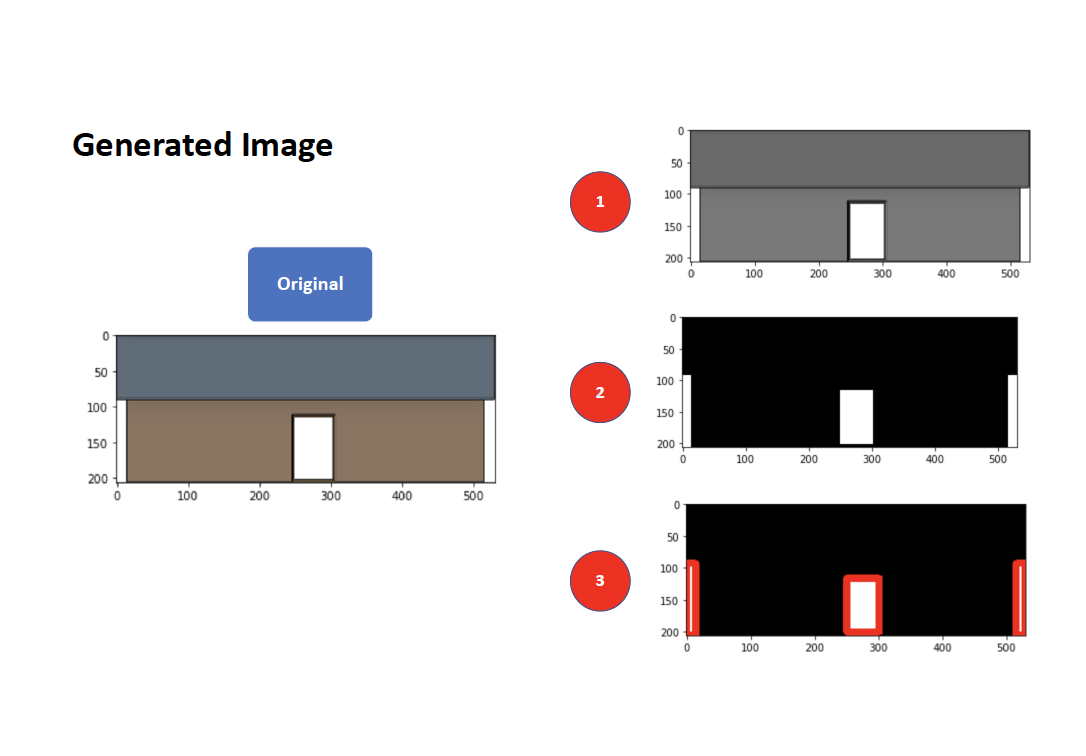
#> input picture visualizations/generated_img_process.png, 1086 x 756 px
$ python -i Feature_Extractor_generated.py   (imports and definitions only)
#> lines starting #> are read from the running program, lines starting #| are printed output that depends on the picture; after the words box and inside, x2 and y2 are one past the last pixel; in counts of white or black regions, pixels touching at a corner belong together
#> further down, picture is the input picture: shape (756, 1086, 3); mean B, G, R 207.3, 206.9, 209.3
# Import packages
import numpy as np
import pandas as pd
import cv2
import math

class Feature_Extractor:
    # class defines feature extraction methods for extracting features out of an image
    def __init__(self, threshold = 200, line_margin = 15, roof_margin = 10, corner_margin = 5):
        self.threshold = threshold
        self.line_margin = line_margin
        self.roof_margin = roof_margin
        self.corner_margin = corner_margin

    def img_width(self, img):
        return img.shape[1]

    def img_height(self, img):
        return img.shape[0]

    def count_level(self, img):
        # Function that counts the number of floors
        # Convert img to grayscale
        gray=cv2.cvtColor(img,cv2.COLOR_BGR2GRAY)

        # Get shape
        shape = gray.shape

        # Get width of the image
        width = shape[1]

        # Detect edges
        edges = cv2.Canny(gray, 80, 120)

        #HoughLinesP returns an array of (rho, theta) values.
        #rho is measured in pixels and theta is measured in radians

        # Detect lines representing the floors which are longer than 80% of the width of the building
        lines = cv2.HoughLinesP(edges, rho = 1, theta = math.pi/2, minLineLength = 0.8*width, threshold = 1, maxLineGap = 3)

        flags = [0]
        if (type(lines) != type(None)):
            lines.tolist()

            # Delete repeated lines and line detected from the roof (we only need floor lines to count the number of floors)

            flags = [0]*len(lines)  # flags will mark the redundant lines as 1, lines we need as 0
            for i in range(len(lines)):
                for j in range(len(lines)):
                    if j < i and (abs(lines[i][0][1]-lines[j][0][1]) < self.line_margin):  # detect lines very close to each other
                        flags[j] = 1
                if abs(lines[i][0][1]-0) < self.roof_margin:  # roof lines: y Coordinate -> 0
                    flags[i] = 1
        counter = 0
        for i in range(len(flags)):
            if flags[i] == 0:
                counter += 1
        return counter

    # [104 lines left out: functions count_openings, fraction_area, fraction_width, not called in this run]

    def avg_fraction_width(self, img):
        # Function that calculates proportion of sum of all windows' widths (divided by the number of floors)
        # to the overall length of building

        gray = cv2.cvtColor(img, cv2.COLOR_BGR2GRAY)
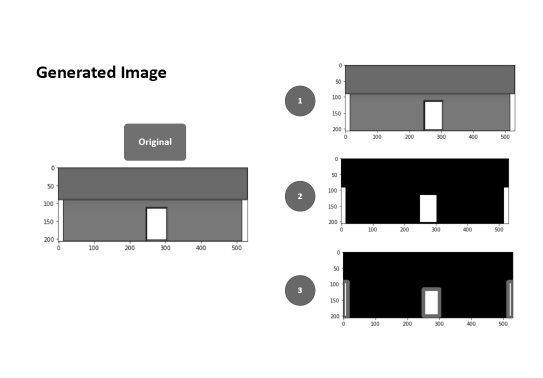
#> gray: shape (756, 1086) (shown at 1/2 size); min 0, max 255, mean 207.6
        height = gray.shape[0]
        width = gray.shape[1]

        # threshold optimized (via hit and trial) for the generated images
        ret, thresh = cv2.threshold(gray, self.threshold, 255, 0)
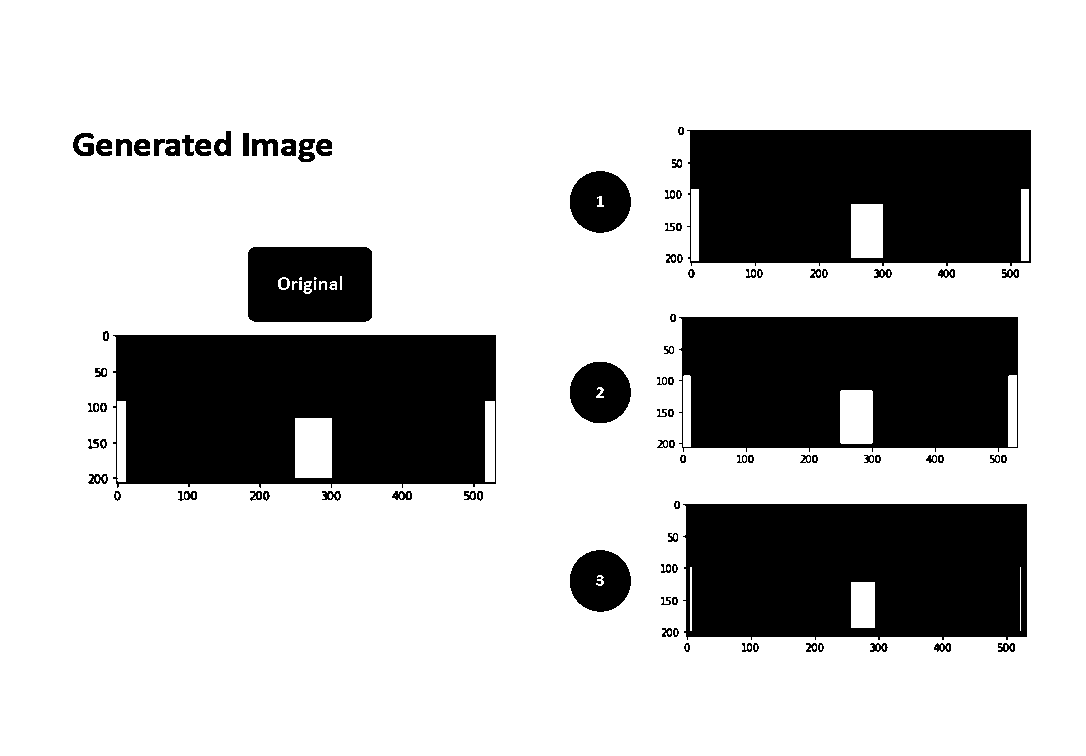
#> thresh: shape (756, 1086); 75.1% white; 92 black regions (3 under 20 px)
#> ret = 200

        # Contours is a tree of lists of points which describe each contour
        contours, h = cv2.findContours(thresh, cv2.RETR_TREE, cv2.CHAIN_APPROX_SIMPLE)
#> contours = 207 contours, 94 with area under 20; largest, box (x1, y1, x2, y2) and area: (0, 0, 1086, 756) 819175, (112, 334, 497, 489) 57235, (682, 503, 1028, 641) 45892, (686, 129, 1032, 267) 45890, (678, 316, 1019, 453) 44551; h = 207 rows, first 6: [-1, -1, 1, -1], [4, -1, 2, 0], [3, -1, -1, 1], [-1, 2, -1, 1], [8, 1, 5, 0], [6, -1, -1, 4]

        # Create a list storing quadrilaterals that represent openings
        quadrilaterals = []
        for i in range(len(contours)):

            # Contour approximation will mark four vertices of a quadrilateral
            polygon = cv2.approxPolyDP(contours[i],0.01*cv2.arcLength(contours[i],True),True)
            # filtering only those openings that are quadrilaterals
            if len(polygon) == 4:
                quadrilaterals.append(polygon)
#> this loop made 207 passes
#> polygon on passes 1, 3, 4: [[0, 0], [0, 755], [1085, 755], [1085, 0]], [[1012, 645], [1011, 646], [1011, 648], [1012, 649]], [[1005, 645], [1005, 649], [1006, 649], [1006, 645]]
#> after the loop, quadrilaterals = 59 contours, 44 with area under 20; largest, box (x1, y1, x2, y2) and area: (0, 0, 1086, 756) 819175, (112, 334, 497, 489) 57540, (682, 503, 1028, 641) 46006, (686, 129, 1032, 267) 46006, (678, 316, 1019, 453) 44830

        redflag = [0]*len(quadrilaterals)
#> redflag = 59 values from 0 to 0

        # Detect and delete quadrilaterals outside the house which should not be counted as openings
        for i in range(len(quadrilaterals)):
            q = quadrilaterals[i]
            for j in range(4):
                if abs(q[j][0][0] - width) < self.corner_margin or abs(q[j][0][0]) < self.corner_margin:
                    redflag[i] = 1
#> this loop made 59 passes
#> q on passes 1 to 8: [[0, 0], [0, 755], [1085, 755], [1085, 0]], [[1012, 645], [1011, 646], [1011, 648], [1012, 649]], [[1005, 645], [1005, 649], [1006, 649], [1006, 645]], [[948, 645], [947, 646], [947, 648], [948, 649]], [[941, 645], [941, 649], [942, 649], [942, 645]], [[884, 645], [883, 646], [883, 648], [884, 649]], [[877, 645], [877, 649], [878, 649], [878, 645]], [[820, 645], [820, 649], [821, 649], [821, 645]]
#> after the loop, redflag = 59 values, max 1 at index 0, min 0 at index 1, mean 0.0169

        # set aggregate width = 0 before the loop that is going to account for the width of each opening
        aggregate_width = 0;

        # The width of a side should be the larger x cordinate of the right vertics
        # minus the x cordinate of the left vertics
        for i in range(len(quadrilaterals)):
            q = quadrilaterals[i]
            if redflag[i]!=1:
                x_min = np.min(q[:,0,0])
                x_max = np.max(q[:,0,0])
                aggregate_width = aggregate_width + (x_max-x_min)
#> this loop made 59 passes
#> (q, x_min, x_max, aggregate_width) on passes 2 to 7: ([[1012, 645], [1011, 646], [1011, 648], [1012, 649]], 1011, 1012, 1), ([[1005, 645], [1005, 649], [1006, 649], [1006, 645]], 1005, 1006, 2), ([[948, 645], [947, 646], [947, 648], [948, 649]], 947, 948, 3), ([[941, 645], [941, 649], [942, 649], [942, 645]], 941, 942, 4), ([[884, 645], [883, 646], [883, 648], [884, 649]], 883, 884, 5), ([[877, 645], [877, 649], [878, 649], [878, 645]], 877, 878, 6)
#> after the loop, aggregate_width = 1627

        # now in order to calculate the average, we need the number of floors
        num_levels = self.count_level(img)
#> in count_level, `edges = cv2.Canny(gray, 80, 120)`:
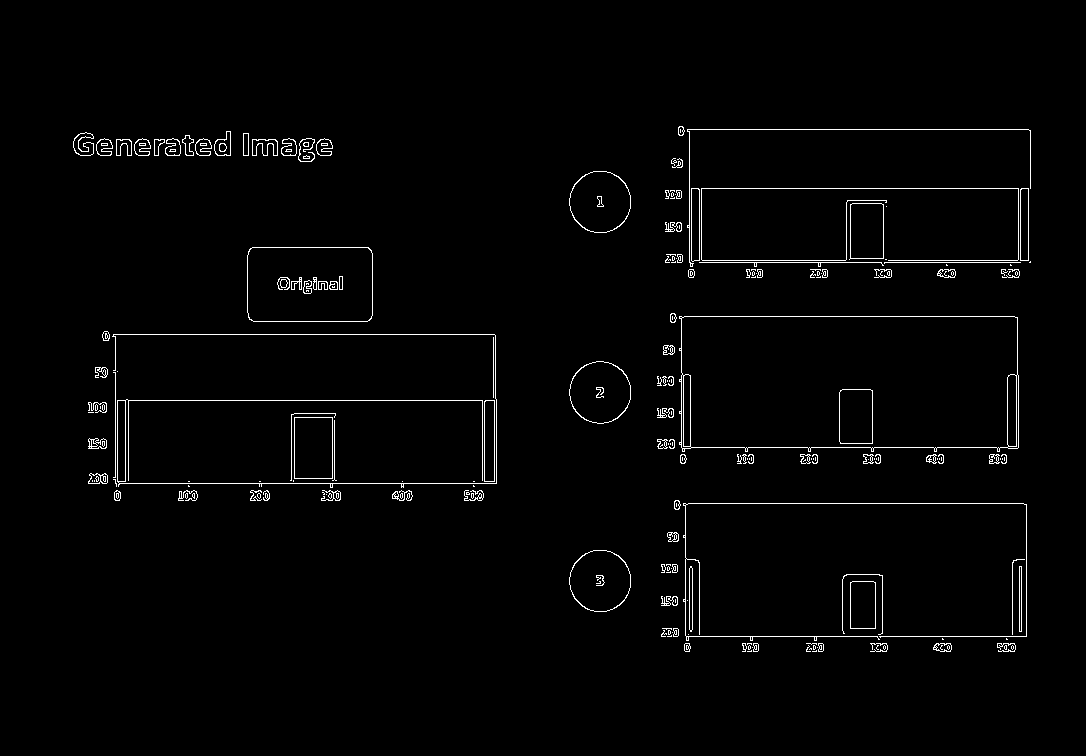
#> edges: shape (756, 1086); 1.7% white in thin lines or dots, all inside (x1, y1, x2, y2) = (73, 126, 1031, 652)
#> in count_level, `lines = cv2.HoughLinesP(edges, rho = 1, theta = math.pi/2, minLineLeng..`: lines = None
#> num_levels = 1

        # Return the ratio of: average of sum of all windows' widths (over all floors) to the total width of the building
        return aggregate_width/(num_levels*width)

    # [99 lines left out: functions fraction_height, aggregate_fraction_height, not called in this run]

>>> import cv2
>>> picture = cv2.imread('../visualizations/generated_img_process.png')
>>> result = Feature_Extractor().avg_fraction_width(picture)
#> result = 1.5

$ run again, on visualizations/other examples.png
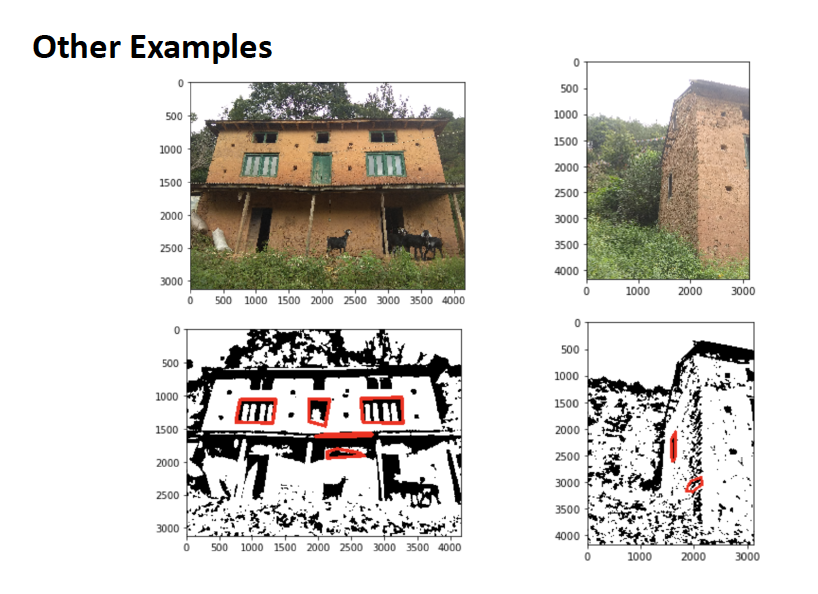
#> input picture visualizations/other examples.png, 818 x 594 px
#> picture is the input picture: shape (594, 818, 3); mean B, G, R 208.1, 212.7, 215.5
#> in avg_fraction_width, `ret, thresh = cv2.threshold(gray, self.threshold, 255, 0)`:
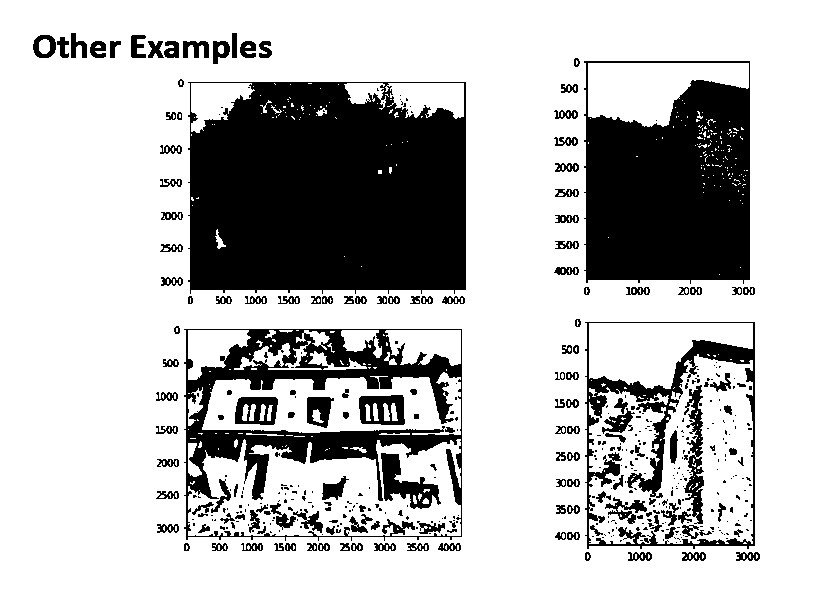
#> thresh: shape (594, 818); 74.1% white; 452 black regions (293 under 20 px)
#> ret = 200
#> contours = 1000 contours, 767 with area under 20; largest, box (x1, y1, x2, y2) and area: (0, 0, 818, 594) 484481, (183, 328, 463, 542) 57987, (187, 81, 467, 295) 57985, (584, 321, 756, 550) 38091, (583, 60, 751, 285) 36366; h = 1000 rows, first 6: [-1, -1, 1, -1], [5, -1, 2, 0], [3, -1, -1, 1], [4, 2, -1, 1], [-1, 3, -1, 1], [10, 1, 6, 0]
#> the loop in avg_fraction_width, `for i in range(len(contours)):` made 1000 passes
#> polygon on passes 1, 3, 4: [[0, 0], [0, 593], [817, 593], [817, 0]], [[756, 554], [756, 558], [757, 557], [757, 555]], [[750, 554], [749, 555], [749, 557], [750, 558]]
#> after the loop in avg_fraction_width, `for i in range(len(contours)):`: quadrilaterals = 219 contours, 214 with area under 20; largest, box (x1, y1, x2, y2) and area: (0, 0, 818, 594) 484481, (187, 81, 467, 295) 58176, (183, 328, 463, 541) 58036, (585, 321, 756, 549) 38110, (584, 60, 751, 283) 36382
#> in avg_fraction_width, `redflag = [0]*len(quadrilaterals)`: redflag = 219 values from 0 to 0
#> the loop in avg_fraction_width, `for i in range(len(quadrilaterals)):` made 219 passes
#> after the loop in avg_fraction_width, `for i in range(len(quadrilaterals)):`: redflag = 219 values, max 1 at index 0, min 0 at index 1, mean 0.00457
#> the loop in avg_fraction_width, `for i in range(len(quadrilaterals)):` made 219 passes
#> (q, x_min, x_max, aggregate_width) on passes 2 to 8: ([[756, 554], [756, 558], [757, 557], [757, 555]], 756, 757, 1), ([[750, 554], [749, 555], [749, 557], [750, 558]], 749, 750, 2), ([[743, 554], [743, 558], [744, 558], [744, 554]], 743, 744, 3), ([[702, 554], [702, 558], [703, 557], [703, 555]], 702, 703, 4), ([[696, 554], [695, 555], [695, 557], [696, 558]], 695, 696, 5), ([[689, 554], [689, 558], [690, 558], [690, 554]], 689, 690, 6), ([[648, 554], [648, 558], [649, 557], [649, 555]], 648, 649, 7)
#> after the loop in avg_fraction_width, `for i in range(len(quadrilaterals)):`: aggregate_width = 1221
#> in count_level, `edges = cv2.Canny(gray, 80, 120)`:
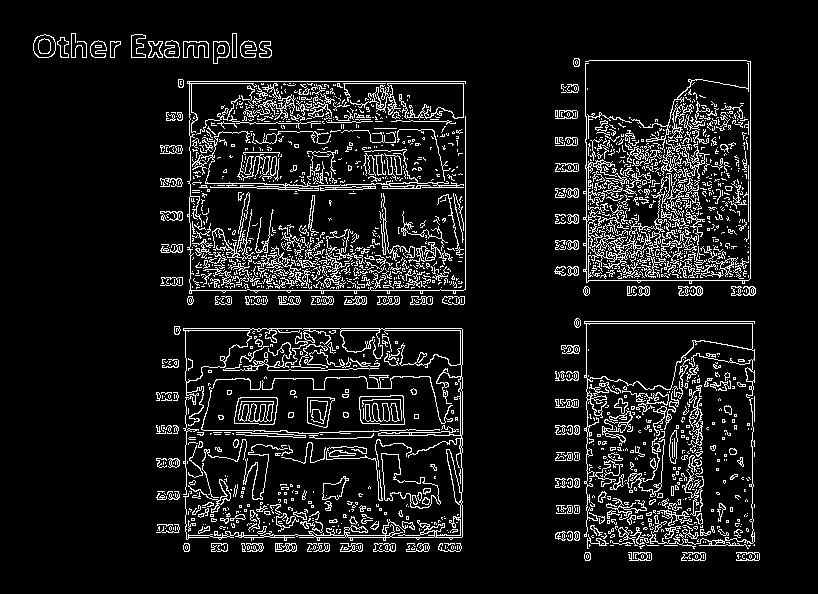
#> edges: shape (594, 818); 9.4% white in thin lines or dots, all inside (x1, y1, x2, y2) = (33, 33, 760, 561)
#> lines = None
#> num_levels = 1
#> result = 1.49
